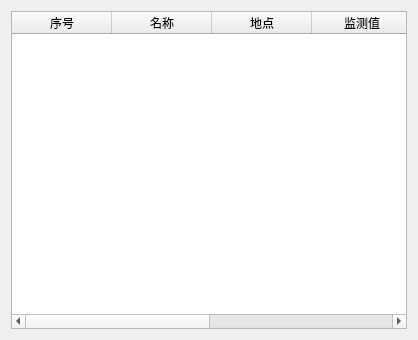
<?xml version="1.0" encoding="UTF-8"?>
<ui version="4.0">
 <class>SimuValueWidget</class>
 <widget class="QWidget" name="SimuValueWidget">
  <property name="geometry">
   <rect>
    <x>0</x>
    <y>0</y>
    <width>418</width>
    <height>340</height>
   </rect>
  </property>
  <property name="minimumSize">
   <size>
    <width>418</width>
    <height>340</height>
   </size>
  </property>
  <property name="maximumSize">
   <size>
    <width>418</width>
    <height>340</height>
   </size>
  </property>
  <property name="windowTitle">
   <string>模拟量</string>
  </property>
  <layout class="QGridLayout" name="gridLayout">
   <item row="0" column="0">
    <widget class="QTableWidget" name="tableWidget">
     <attribute name="verticalHeaderVisible">
      <bool>false</bool>
     </attribute>
     <column>
      <property name="text">
       <string>序号</string>
      </property>
     </column>
     <column>
      <property name="text">
       <string>名称</string>
      </property>
     </column>
     <column>
      <property name="text">
       <string>地点</string>
      </property>
     </column>
     <column>
      <property name="text">
       <string>监测值</string>
      </property>
     </column>
     <column>
      <property name="text">
       <string>最大值</string>
      </property>
     </column>
     <column>
      <property name="text">
       <string>状态</string>
      </property>
     </column>
    </widget>
   </item>
  </layout>
 </widget>
 <resources/>
 <connections/>
</ui>
